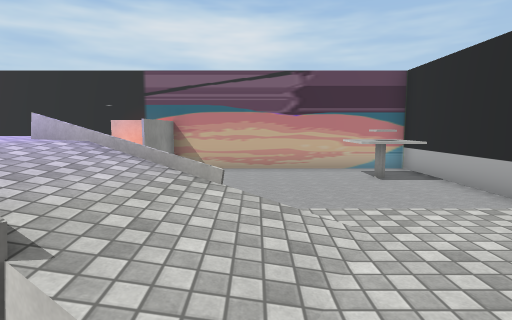
View 1 (above)

24 first-person views from a walk through a scene from a Unity 3-D project. The camera is 1.3 m above the floor, tilts 6° down and sees 80° across. The floor is counted in squares, 2 m on a side. Each view is taken from the middle of a square. On the plan, view 1 faces up. The plan holds only what a view shows up to about 10 squares ahead; the rest is blank. The place goes on beyond the plan. The player is left out. Some surface patterns are stand-ins.

View 2
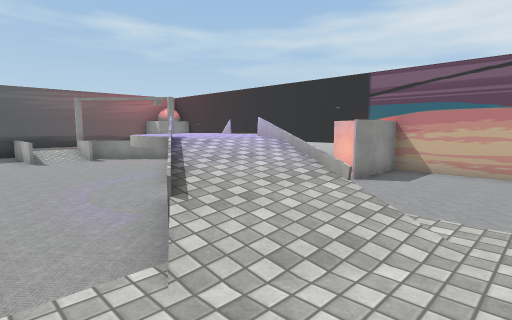

View 3
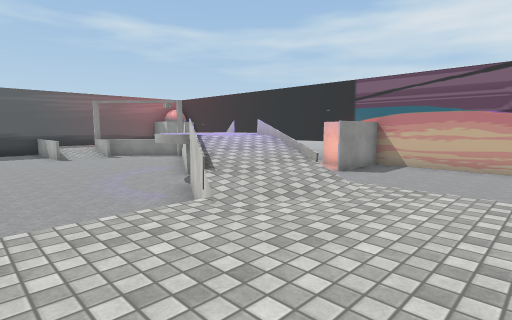

View 4
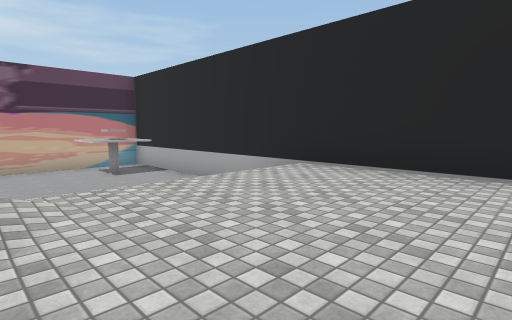

View 5
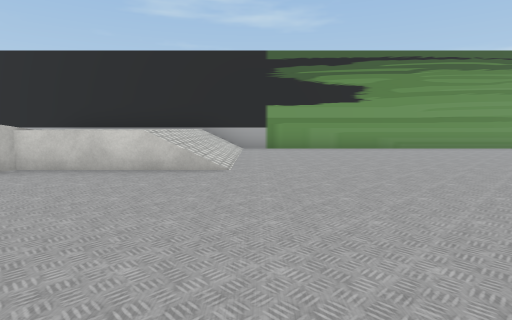

View 6
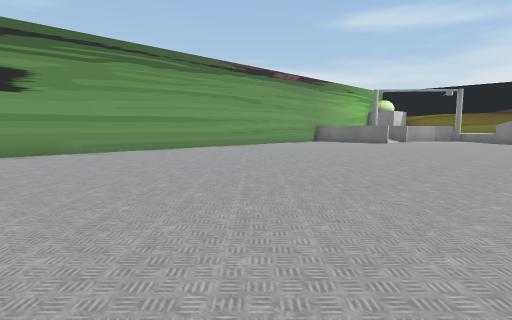

View 7
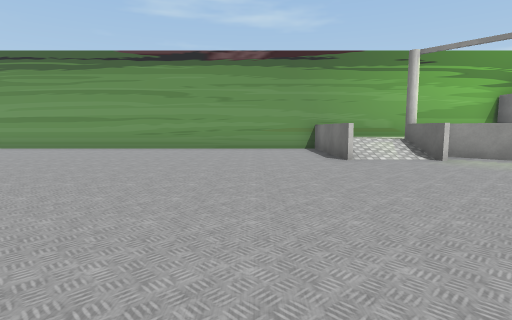

View 8
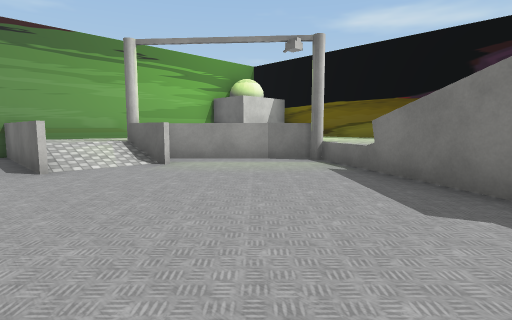

View 9
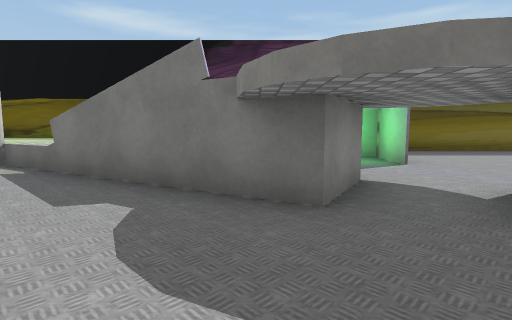

View 10
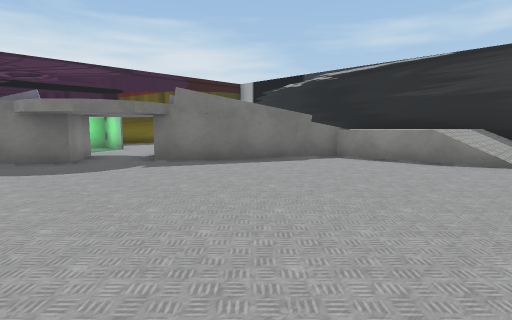

View 11
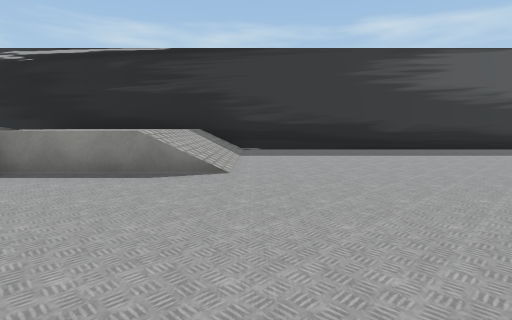

View 12
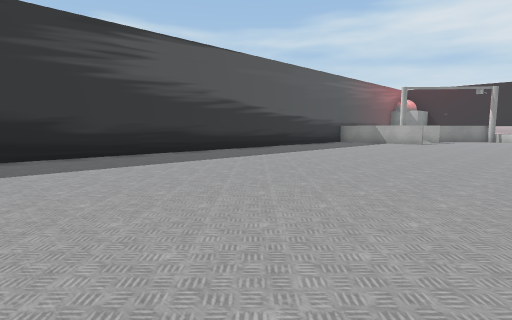

View 13
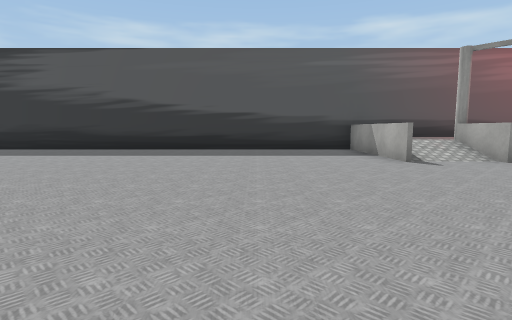

View 14
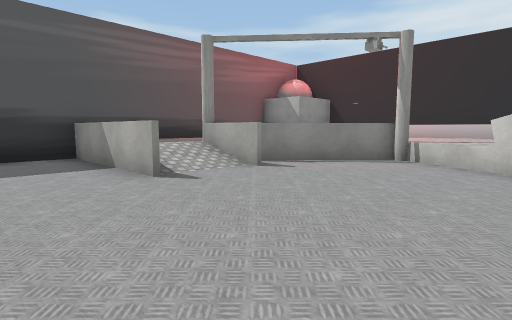

View 15
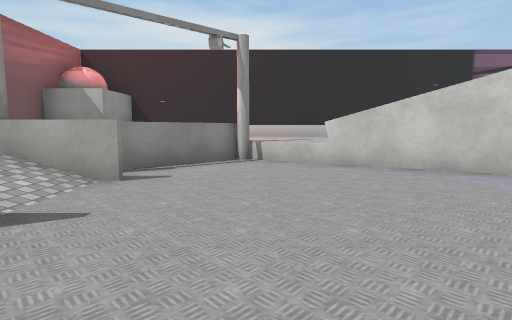

View 16
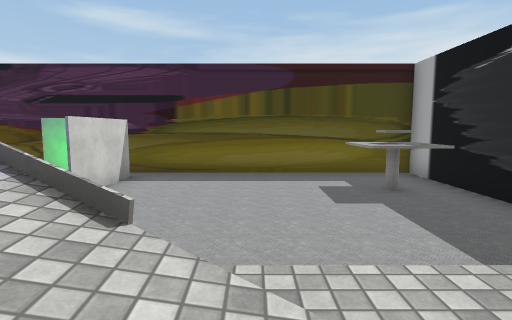

View 17
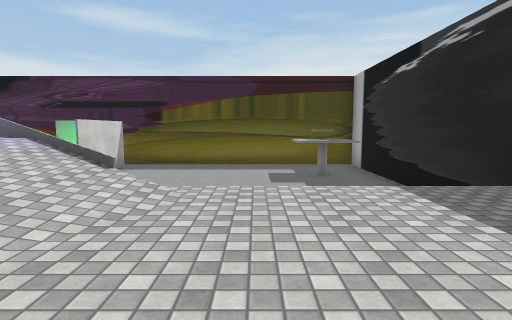

View 18
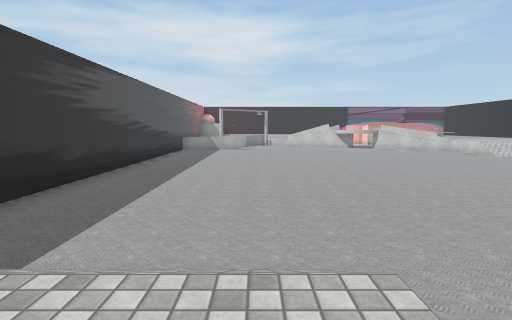

View 19
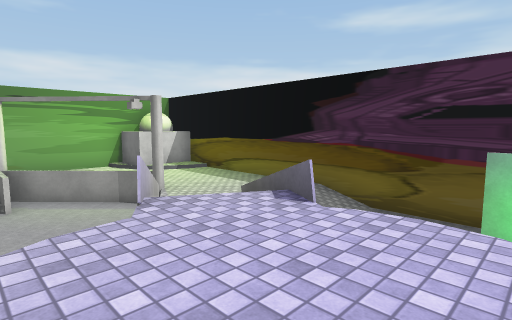

View 20
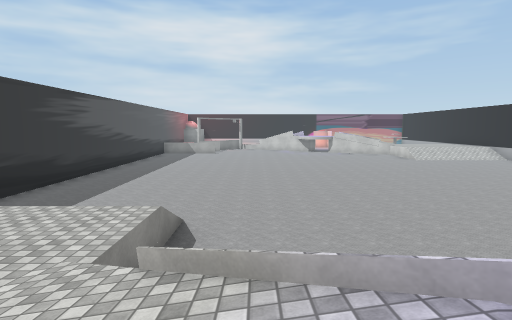

View 21
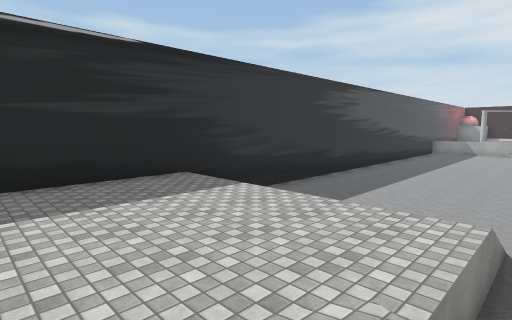

View 22
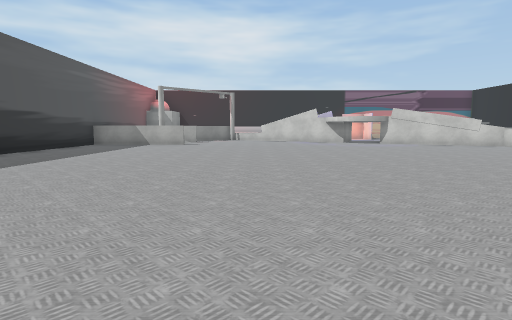

View 23
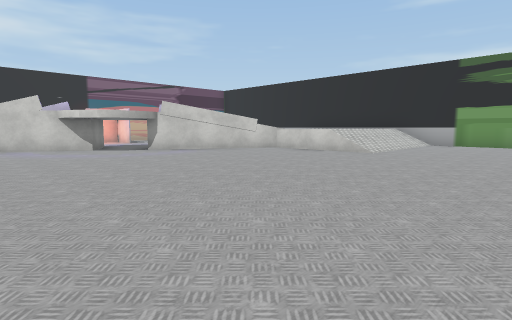

View 24
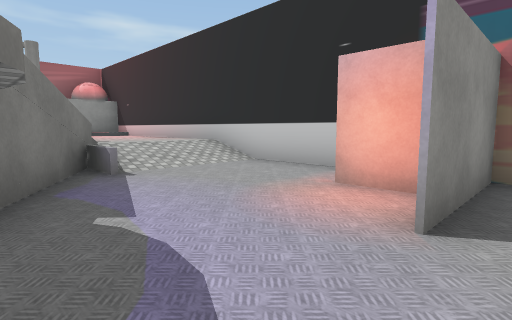

### Floor plan
Key: @ floor where view 1 was taken; # wall or solid block; x gap in a wall; . main floor; : floor 0.75 m higher than the main floor; + floor 1.25 m higher than the main floor; * floor 2.25 m higher than the main floor; / step, stairs or slope; = window, fence, low wall or low ledge; O other object.
Columns run from 16 left of view 1 to 5 right of it. Each row starts with its distance up from view 1.
 10   ####################
  9   #  ::::/...#.......#
  8  ##  ::::/...#.....O.#
  7 #     :://...........#
  6 #    =// //..........#
  5 #:  = ..////.........#
  4 #::##.....#/./.      #
  3 #:://.......//*//    #
  2 #===#........////++++#
  1 #..............#/++++#
  0 #...............@++++#
 -1 #...............+++++#
 -2 #.............../////#
 -3 #....................#
 -4 #....................#
 -5 #....................#
 -6 #....................#
 -7 #....................#
 -8 #....................#
 -9 #....................#
-10 #....................#
-11 #....................#
-12 #....................#
-13 #....................#
-14 #/////...............#
-15 #+++++...............#
-16 #+++++...............#
-17 #+++++/..............#
-18 #++++///#.........===#
-19 #/ ///.///......../::#
-20 #.......#.//.....#=::#
-21 #........./*/=.../   #
-22 #.........  ///==    #
-23 #.#.....#.   /::::   #
-24 #.......##  //:::::###
-25 #.......x...//:::::
-26 ###################

Where each view was taken, in squares from view 1:
view 1: 0 up, 0 right, facing up
view 2: 0 up, 1 right, facing up-left
view 3: 1 down, 2 right, facing up-left
view 4: 1 down, 0 right, facing up-right
view 5: 3 down, 5 left, facing right
view 6: 5 down, 4 left, facing down-right
view 7: 16 down, 5 left, facing right
view 8: 17 down, 4 left, facing down-right
view 9: 17 down, 5 left, facing down
view 10: 13 down, 4 left, facing down-left
view 11: 13 down, 6 left, facing left
view 12: 11 down, 8 left, facing up-left
view 13: 1 down, 6 left, facing left
view 14: 0 up, 8 left, facing up-left
view 15: 0 up, 10 left, facing up
view 16: 17 down, 11 left, facing down
view 17: 15 down, 12 left, facing down
view 18: 16 down, 11 left, facing up
view 19: 19 down, 7 left, facing down-right
view 20: 19 down, 9 left, facing up
view 21: 18 down, 10 left, facing up-left
view 22: 10 down, 9 left, facing up
view 23: 6 down, 8 left, facing up-right
view 24: 5 up, 2 left, facing up-left
